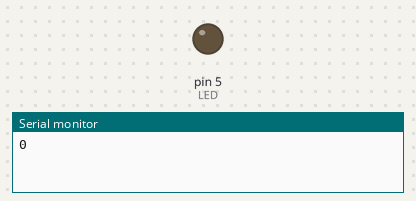
The sketch below on a simulated Arduino Uno, built with avr-gcc and run on an emulated ATmega328P. On the bench: output pins drawn as LEDs (lit = HIGH), the last lines printed to the serial monitor.

Above: at 0.1 s.
At 18.6 s:
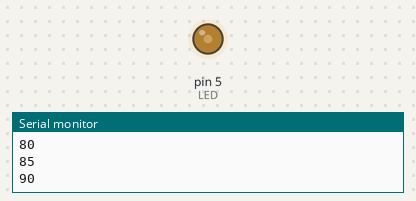
At 38.2 s:
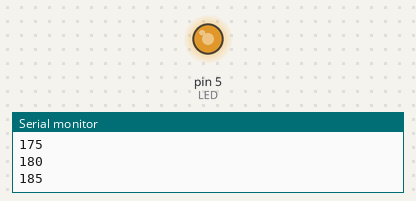
Timing chart, 0 to 40.0 s (numbered marks = the images above):
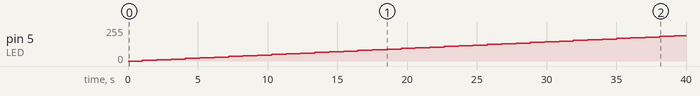

The sketch:

PWM.ino
```cpp
/*FECHA: 14/04/2020
 *AUTOR: Elías Montengro Ramos
 *DESCRIPCIÓN DEL PROGRAMA: Modulación del Brillo de unLED por Amplitud de Pulso PWM.
*/
int LED = 5;
int Brillo = 0;
int Aumento = 5;

void setup()
   {
    Serial.begin(9600); // Inicio puerto serial a 9600.
     pinMode(LED, OUTPUT);
   }

void loop()
   {
     analogWrite(LED, Brillo); // Parametros puerto (5~), un numero entre 0 y 255.
     Serial.println (Brillo); // Se visualiza en el programa monitor.
     delay(1000);
     Brillo = Brillo + Aumento;
     if (Brillo == 0 || Brillo == 255)// si Brillo esta entre 0 y 255.
        {
          Aumento = -Aumento; //Aument va hasta 255 y luego empieza a disminuir hasta 0.
        }
     delay(30);
   }
```

Measured:
- by itself, pin 5 (LED): moves from 0/255 to 190/255 over 38.1 s
